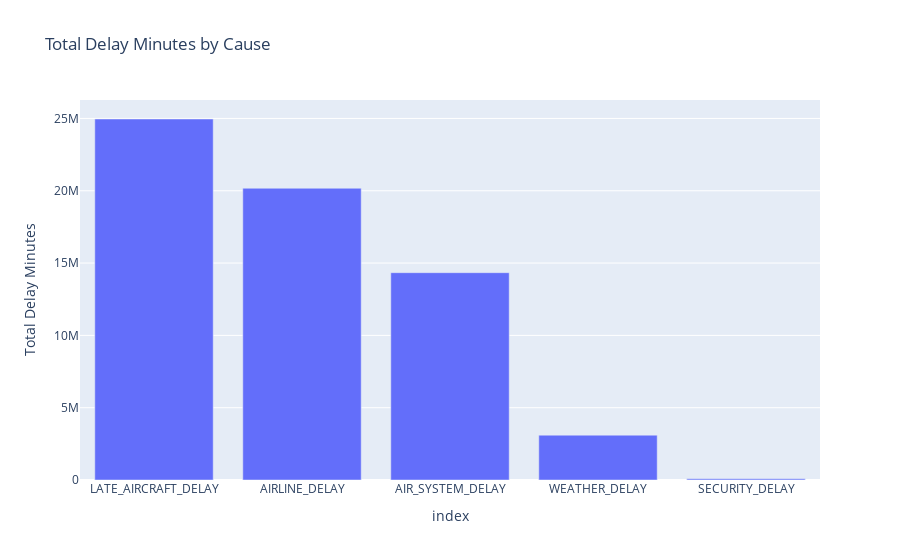

Notebook cell for this chart:
### Markdown cell above
These routes represent the most traveled city pairs in the dataset. They could indicate major hubs or popular corridors.

### Code cell
causes = delay_cols[2:]
cause_sums = df[causes].sum().sort_values(ascending=False)

fig = px.bar(cause_sums, x=cause_sums.index, y=cause_sums.values,
             title='Total Delay Minutes by Cause',
             labels={'x': 'Cause', 'y': 'Total Delay Minutes'})

fig.show()

### Figure 1 — Plotly figure (JSON) as saved in the notebook; plotly's stock layout.template omitted (floating-point values rounded to 4 significant figures)
{"data": [{"alignmentgroup": "True", "hovertemplate": "index=%{x}<br>Total Delay Minutes=%{y}<extra></extra>", "legendgroup": "", "marker": {"color": "#636efa", "pattern": {"shape": ""}}, "name": "", "offsetgroup": "", "orientation": "v", "showlegend": false, "textposition": "auto", "type": "bar", "x": ["LATE_AIRCRAFT_DELAY", "AIRLINE_DELAY", "AIR_SYSTEM_DELAY", "WEATHER_DELAY", "SECURITY_DELAY"], "xaxis": "x", "y": [24961931, 20172956, 14335762, 3100233, 80985], "yaxis": "y"}], "layout": {"barmode": "relative", "legend": {"tracegroupgap": 0}, "title": {"text": "Total Delay Minutes by Cause"}, "xaxis": {"anchor": "y", "domain": [0, 1], "title": {"text": "index"}}, "yaxis": {"anchor": "x", "domain": [0, 1], "title": {"text": "Total Delay Minutes"}}}}
